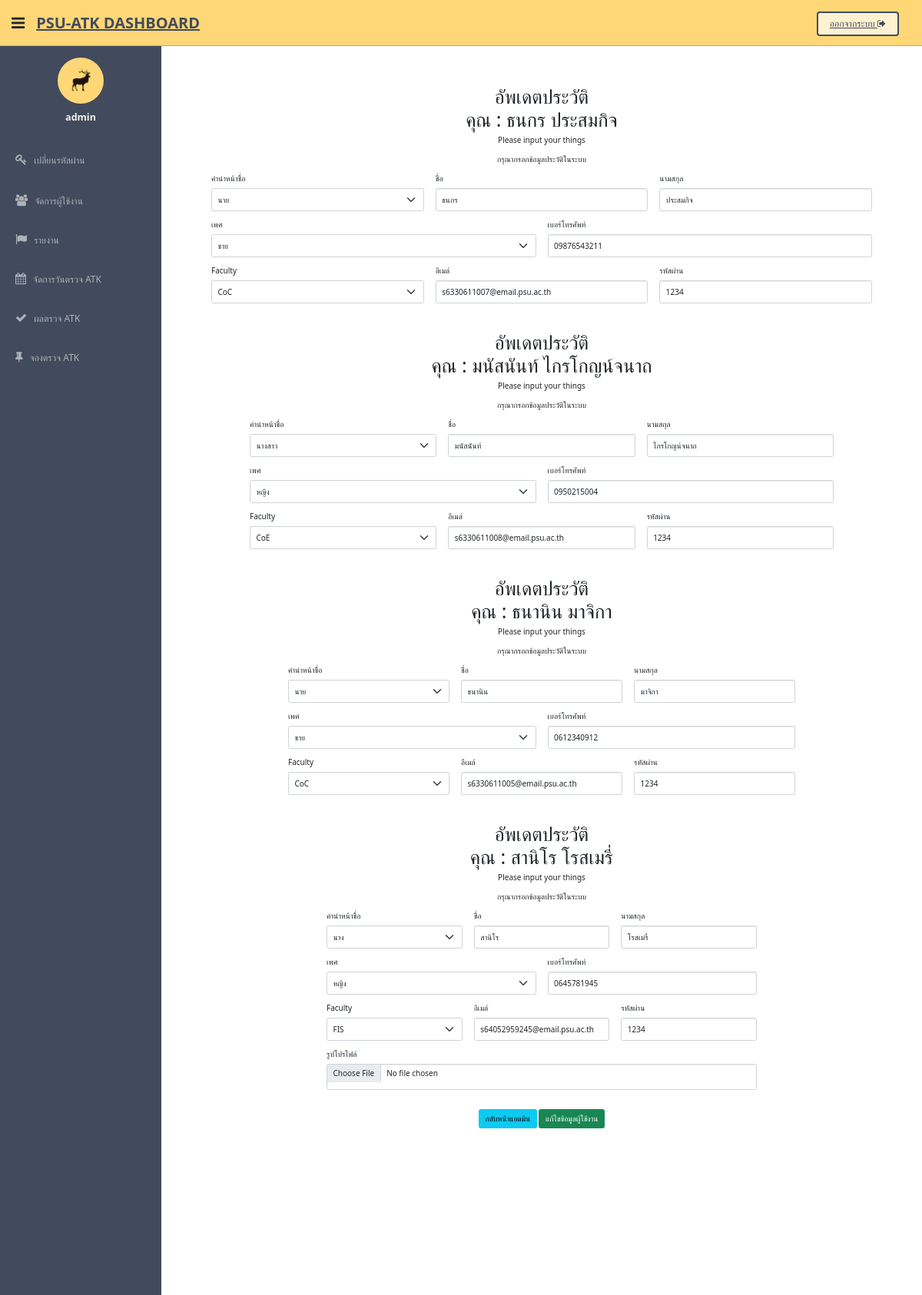
Page /admin/edit_user.php (signed in) on the committed database.
### tables this page shows
CREATE TABLE `user` (
  `user_id` varchar(20) NOT NULL,
  `prefix` varchar(100) NOT NULL,
  `name` varchar(100) NOT NULL,
  `lname` varchar(100) NOT NULL,
  `Email` varchar(500) NOT NULL,
  `password` varchar(100) NOT NULL,
  `sex` varchar(100) NOT NULL,
  `phone` varchar(20) NOT NULL,
  `faculty` varchar(100) NOT NULL,
  `img` varchar(100) NOT NULL
);

### admin/edit_user.php (the view, shortened to what this page needs)
<?php
include 'dbconnection.php';
if (strlen($_SESSION['id'] == 0)) {
    header('location:logout.php');
} else {
    $search = isset($_POST['user_id']) ? $_POST['user_id'] : '';
    $sql = "SELECT * FROM user WHERE user_id LIKE '%$search%'";
    $result = mysqli_query($connect, $sql); ?>
    <!DOCTYPE html>
    <html lang="en">
    <head>
        <link href="assets/css/bootstrap.css" rel="stylesheet">
        <link href="assets/font-awesome/css/font-awesome.css" rel="stylesheet" />
        <link href="assets/css/style.css" rel="stylesheet">
        <link href="assets/css/style-responsive.css" rel="stylesheet">
        <link href="https://cdn.jsdelivr.net/npm/bootstrap@5.1.3/dist/css/bootstrap.min.css" rel="stylesheet">
    </head>
    <body>
        <?php include 'menu.php'; ?>
        <br>
        <section id="main-content">
            <section class="wrapper">
                <?php
                while ($row = mysqli_fetch_array($result)) { ?>
                    <form action="edit_user_ok.php" method="post" enctype="multipart/form-data">
                        <div class="container mt-3 mb-3" style="background-color: white; border-radius: 20px;
        border: none; padding: 50px; padding-top: 25px;">
                            <center>
                                <h1>อัพเดตประวัติ <br> คุณ : <?php echo $row["name"]; ?> <?php echo $row["lname"]; ?></h1>
                                <p>Please input your things</p>
                                <p>กรุณากรอกข้อมูลประวัติในระบบ</p>
                            </center>
                            <div class="row mt-3 mb-3">
                                <div class="col">
                                    <label class="form-label">คำนำหน้าชื่อ</label>
                                    <select name="prefix" class="form-select" style="height: 3em;">
                                        <option value="<?php echo $row["prefix"]; ?>" selected=""><?php echo $row["prefix"]; ?></option>
                                    </select>
                                </div>
                                <div class="col">
                                    <label class="form-label">ชื่อ</label>
                                    <input type="text" name="name" class="form-control" value="<?php echo $row["name"]; ?>" style="height: 3em;">
                                </div>
                                <div class="col">
                                    <label class="form-label">นามสกุล</label>
                                    <input type="text" name="lname" class="form-control" value="<?php echo $row["lname"]; ?>" style="height: 3em;">
                                </div>
                            </div>
                            <div class="row mt-3 mb-3">
                                <div class="col">
                                    <label class="form-label">เพศ</label>
                                    <select name="sex" class="form-select" style="height: 3em;">
                                        <option value="<?php echo $row["sex"]; ?>" selected=""><?php echo $row["sex"]; ?></option>
                                    </select>
                                </div>
                                <div class="col">
                                    <label class="form-label">เบอร์โทรศัพท์</label>
                                    <input type="text" name="phone" class="form-control" value="<?php echo $row["phone"]; ?>" style="height: 3em;">
                                </div>
                            </div>
                            <div class="row mt-3 mb-3">
                                <div class="col">
                                    <label class="form-label">Faculty</label>
                                    <select name="faculty" class="form-select" value="" style="height: 3em;">
                                        <option value="<?php echo $row["faculty"]; ?>" selected=""><?php echo $row["faculty"]; ?></option>
                                    </select>
                                </div>
                                <div class="col">
                                    <label class="form-label">อีเมล์</label>
                                    <input type="text" name="email" class="form-control" value="<?php echo $row["Email"]; ?>" style="height: 3em;">
                                </div>
                                <div class="col">
                                    <label class="form-label">รหัสผ่าน</label>
                                    <input type="text" name="password" class="form-control" value="<?php echo $row["password"]; ?>" style="height: 3em;">
                                </div>
                            </div>
                        <?php } ?>
                        <div class="row mt-3 mb-3">
                            <div class="col">
                                <label for="formFile" class="form-label">รูปโปรไฟล์</label>
                                <input class="form-control" type="file" name="file">
                            </div>
                        </div>
                        <div class="row mt-3 mb-3">
                            <div class="col">
                                <center>
                                    <br>
                                    <a href="manage-users.php" class="btn btn-info" role="button">กลับหน้าแอดมิน</a>
                                    <button type="submit" class="btn btn-success">แก้ไขข้อมูลผู้ใช้งาน</button>
                                </center>
                            </div>
                        </div>
                        </div>
                    </form>
            </section>
        </section>
    </body>
    </html>
<?php
} ?>

### admin/assets/css/style.css (style rules this page uses)
body { color: #797979; background: #f2f2f2; font-family: 'Ruda', sans-serif; padding: 0px !important; margin: 0px !important; font-size:13px; }
a, a:hover, a:focus { text-decoration: none; outline: none; }
#main-content { margin-left: 210px; }
.wrapper { display: inline-block; margin-top: 60px; padding-left: 15px; padding-right: 15px; padding-bottom: 15px; padding-top: 0px; width: 100%; }
label { font-weight: 400; }

### rows in the picture
user: name "ธนกร", lname "ประสมกิจ", prefix "นาย", sex "ชาย", phone "09876543211", faculty "CoC", email "s6330611007@email.psu.ac.th", password "1234"
user: name "มนัสนันท์", lname "ไกรโกญน์จนาถ", prefix "นางสาว", sex "หญิง", phone "0950215004", faculty "CoE", email "s6330611008@email.psu.ac.th", password "1234"
user: name "ธนานิน", lname "มาจิกา", prefix "นาย", sex "ชาย", phone "0612340912", faculty "CoC", email "s6330611005@email.psu.ac.th", password "1234"
user: name "สานิโร", lname "โรสเมรี่", prefix "นาง", sex "หญิง", phone "0645781945", faculty "FIS", email "s64052959245@email.psu.ac.th", password "1234"

### other values in the picture
$_SESSION['login'] "admin"
